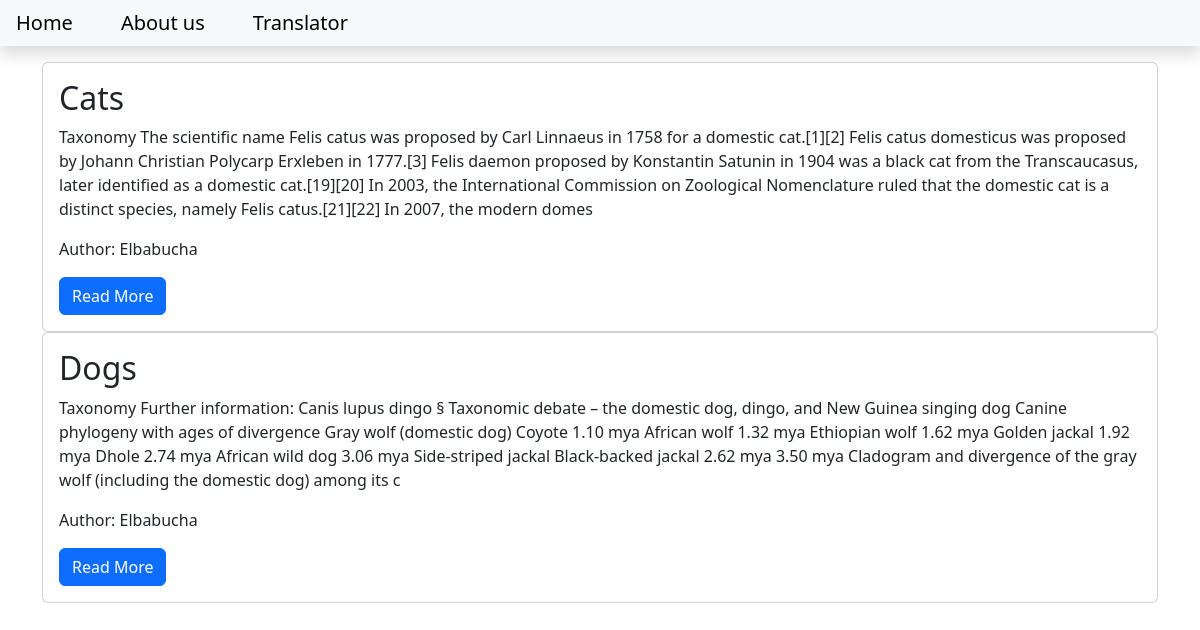
Before: / with the older database file.
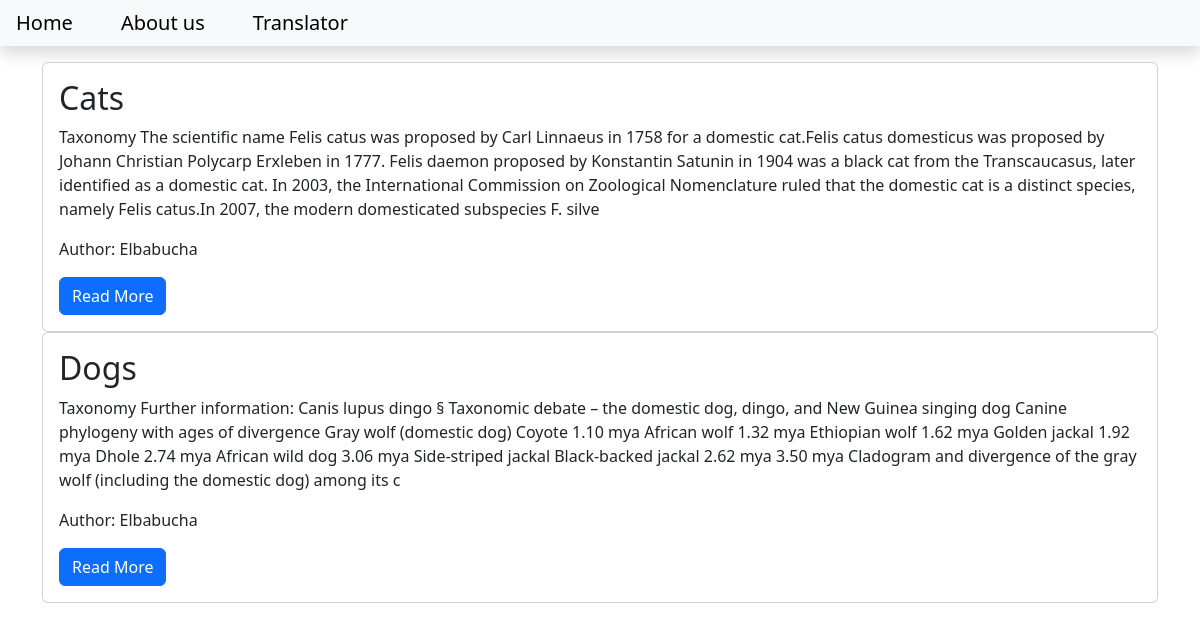
After: the same page with the newer database file.
### blog/models.py (models this page shows, shortened)
class Post(models.Model):
    title = models.CharField(max_length=200)
    content = models.TextField()
    date_created = models.DateTimeField(auto_now_add=True)
    slug = models.SlugField(max_length=200, unique=True)
    author = models.ForeignKey(to=User, on_delete=models.CASCADE)
    status = models.IntegerField(choices=STATUS, default=0)

### blog/views.py (the view)
# urls.py: path('', views.PostList.as_view(), name='home') #aqui unimos el modelo de la homepage con el views
class PostList(generic.ListView):
    queryset = Post.objects.filter(status=1).order_by('-date_created')
    template_name = 'index2.html'

### templates/index2.html
{% extends 'base.html' %}
{% block content %}
        <div class="container">
            {% for post in post_list %}
                <div class="card" m-3>
                    <div class="card-body">
                        <h2 class="card-title">
                            {{post.title}}
                        </h2>
                        <p class="card-text">
                            {{post.content | slice:"500"}}
                        </p>
                        <p class="card-text">
                            Author: {{post.author | title}}
                        </p>
                        <a class="btn btn-primary" href="{% url 'blog_view' post.slug %}">Read More</a>
                    </div>
                </div>
            {% endfor %}
        </div>
{% endblock content%}

### templates/base.html (shortened to what this page needs)
<!DOCTYPE html>
<html lang="en">
    <head>
        <link href="https://cdn.jsdelivr.net/npm/bootstrap@5.3.3/dist/css/bootstrap.min.css" rel="stylesheet">
    </head>
    <body>
        <nav class="navbar navbar-expand-lg navbar-light bg-light shadow mb-3" id="mainNav">
            <div class="collapse navbar-collapse" id="navbarResponsive">
                <ul class="navbar-nav ml-auto">
                    <li class="nav-item">
                        <a class="navbar-brand p-3" href="{% url 'home' %}">Home</a>
                    </li>
                    <li>
                        <a class="navbar-brand p-3" href="{% url 'about_view' %}">About us</a>
                    </li>
                    <li>
                        <a class="navbar-brand p-3" href="{% url 'translator_view' %}">Translator</a>
                    </li>
                </ul>
            </div>
        </nav>
{% block content %}
{% endblock content %}
</body>
</html>

Changed rows visible on the page:
changed Post "Cats": content "…1758 for a domestic cat.[1][2] Felis catus domesticus was proposed by Johann Christian Polycarp Erxleben in 1777.[3] Felis daemon proposed by Konstantin Satunin in 1904 was a black cat from the Transcaucasus, later identified as a domestic cat.[19][20] In 2003, the International Commission on Zoological Nomenclature ruled that the domestic cat is a distinct species, namely Felis catus.[21][22] In 2007, the modern domes" → "…1758 for a domestic cat.Felis catus domesticus was proposed by Johann Christian Polycarp Erxleben in 1777. Felis daemon proposed by Konstantin Satunin in 1904 was a black cat from the Transcaucasus, later identified as a domestic cat. In 2003, the International Commission on Zoological Nomenclature ruled that the domestic cat is a distinct species, namely Felis catus.In 2007, the modern domesticated subspecies F. silve"
